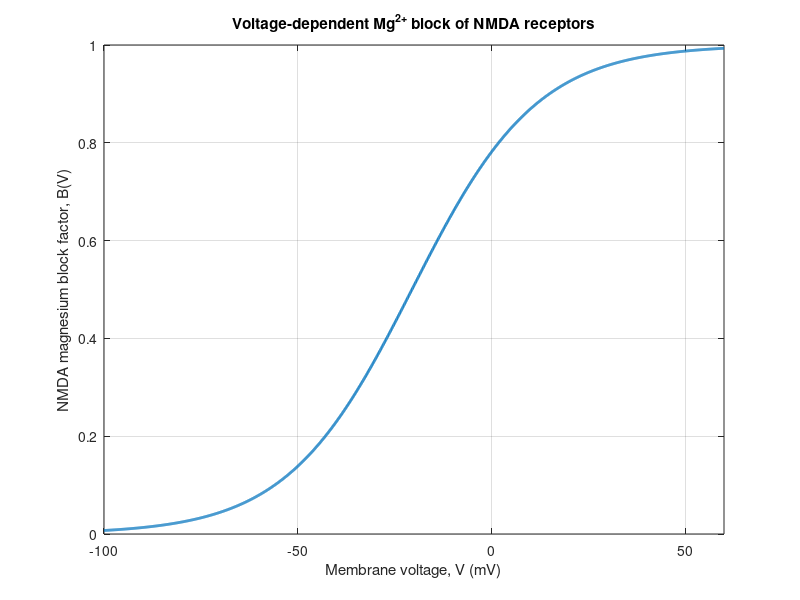

MATLAB code to generate this figure:
%% NMDA receptor magnesium block from Susin and Destexhe (2023)
% This script plots only the voltage-dependent magnesium block factor B(V)
% used for the NMDA receptor in the paper:
%
%   B(V) = 1 / (1 + exp(-0.062*V) * ([Mg2+]_o / 3.57))
%
% where V is membrane voltage in mV and [Mg2+]_o is the external magnesium
% concentration. The paper uses [Mg2+]_o = 1 mM.

clear; clc; close all;

%% Paper parameters
Mg_o = 1.0;          % external magnesium concentration (mM)
V = -100:0.1:60;    % membrane voltage range (mV)

%% Magnesium block factor
B = 1 ./ (1 + exp(-0.062 .* V) .* (Mg_o ./ 3.57));

%% Plot
figure('Color', 'w');
plot(V, B, 'LineWidth', 2);
grid on;
box on;

xlabel('Membrane voltage, V (mV)');
ylabel('NMDA magnesium block factor, B(V)');
title('Voltage-dependent Mg^{2+} block of NMDA receptors');
ylim([0 1]);
xlim([min(V) max(V)]);
